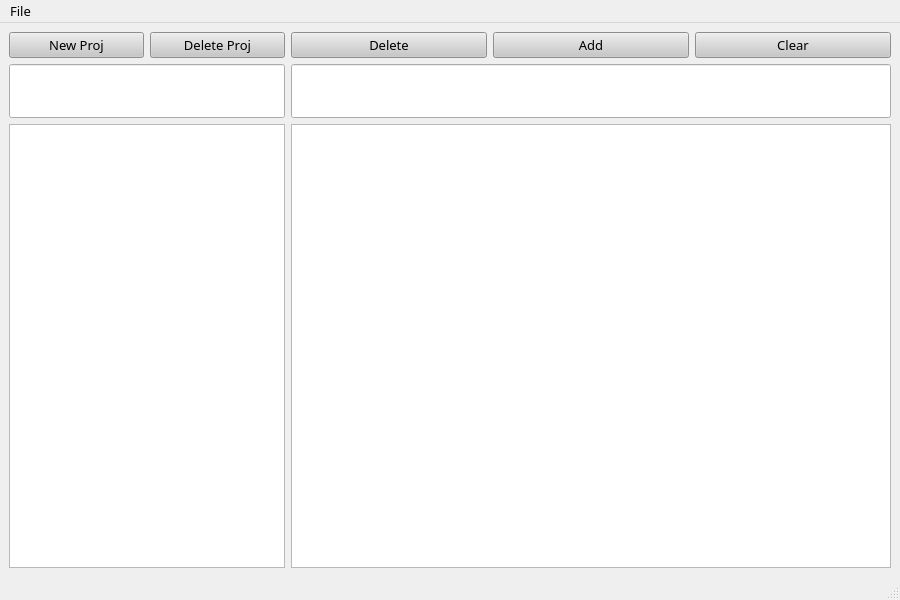
<?xml version="1.0" encoding="UTF-8"?>
<ui version="4.0">
 <class>TodoList_App</class>
 <widget class="QMainWindow" name="TodoList_App">
  <property name="geometry">
   <rect>
    <x>0</x>
    <y>0</y>
    <width>900</width>
    <height>600</height>
   </rect>
  </property>
  <property name="minimumSize">
   <size>
    <width>900</width>
    <height>600</height>
   </size>
  </property>
  <property name="font">
   <font>
    <family>Fira Code</family>
    <pointsize>10</pointsize>
   </font>
  </property>
  <property name="windowTitle">
   <string>MainWindow</string>
  </property>
  <widget class="QWidget" name="centralwidget">
   <layout class="QGridLayout" name="gridLayout_2">
    <item row="2" column="0" rowspan="2" colspan="2">
     <widget class="QLineEdit" name="lineEdit_LineProj">
      <property name="sizePolicy">
       <sizepolicy hsizetype="Minimum" vsizetype="Minimum">
        <horstretch>0</horstretch>
        <verstretch>0</verstretch>
       </sizepolicy>
      </property>
      <property name="minimumSize">
       <size>
        <width>174</width>
        <height>54</height>
       </size>
      </property>
      <property name="font">
       <font>
        <family>Fira Code</family>
        <pointsize>12</pointsize>
       </font>
      </property>
     </widget>
    </item>
    <item row="0" column="3">
     <widget class="QPushButton" name="pushButton_AddItem">
      <property name="sizePolicy">
       <sizepolicy hsizetype="Minimum" vsizetype="Minimum">
        <horstretch>0</horstretch>
        <verstretch>0</verstretch>
       </sizepolicy>
      </property>
      <property name="minimumSize">
       <size>
        <width>75</width>
        <height>24</height>
       </size>
      </property>
      <property name="font">
       <font>
        <family>Fira Code SemiBold</family>
        <pointsize>10</pointsize>
       </font>
      </property>
      <property name="styleSheet">
       <string notr="true">background-color: rgb(199, 199, 199);</string>
      </property>
      <property name="text">
       <string>Add</string>
      </property>
     </widget>
    </item>
    <item row="0" column="1">
     <widget class="QPushButton" name="pushButton_DeleteProj">
      <property name="sizePolicy">
       <sizepolicy hsizetype="Minimum" vsizetype="Minimum">
        <horstretch>0</horstretch>
        <verstretch>0</verstretch>
       </sizepolicy>
      </property>
      <property name="minimumSize">
       <size>
        <width>96</width>
        <height>24</height>
       </size>
      </property>
      <property name="font">
       <font>
        <family>Fira Code SemiBold</family>
        <pointsize>10</pointsize>
       </font>
      </property>
      <property name="styleSheet">
       <string notr="true">background-color: rgb(199, 199, 199);</string>
      </property>
      <property name="text">
       <string>Delete Proj</string>
      </property>
     </widget>
    </item>
    <item row="0" column="0">
     <widget class="QPushButton" name="pushButton_NewProj">
      <property name="sizePolicy">
       <sizepolicy hsizetype="Minimum" vsizetype="Fixed">
        <horstretch>0</horstretch>
        <verstretch>0</verstretch>
       </sizepolicy>
      </property>
      <property name="minimumSize">
       <size>
        <width>96</width>
        <height>24</height>
       </size>
      </property>
      <property name="font">
       <font>
        <family>Fira Code SemiBold</family>
        <pointsize>10</pointsize>
       </font>
      </property>
      <property name="styleSheet">
       <string notr="true">background-color: rgb(199, 199, 199);</string>
      </property>
      <property name="text">
       <string>New Proj</string>
      </property>
     </widget>
    </item>
    <item row="4" column="0" colspan="2">
     <widget class="QListWidget" name="listWidget_ProjList"/>
    </item>
    <item row="0" column="2">
     <widget class="QPushButton" name="pushButton_DeleteItem">
      <property name="sizePolicy">
       <sizepolicy hsizetype="Minimum" vsizetype="Fixed">
        <horstretch>0</horstretch>
        <verstretch>0</verstretch>
       </sizepolicy>
      </property>
      <property name="minimumSize">
       <size>
        <width>75</width>
        <height>24</height>
       </size>
      </property>
      <property name="font">
       <font>
        <family>Fira Code SemiBold</family>
        <pointsize>10</pointsize>
       </font>
      </property>
      <property name="styleSheet">
       <string notr="true">background-color: rgb(199, 199, 199);</string>
      </property>
      <property name="text">
       <string>Delete</string>
      </property>
     </widget>
    </item>
    <item row="0" column="4">
     <widget class="QPushButton" name="pushButton_clear">
      <property name="font">
       <font>
        <family>Fira Code SemiBold</family>
        <pointsize>10</pointsize>
       </font>
      </property>
      <property name="styleSheet">
       <string notr="true">background-color: rgb(199, 199, 199);</string>
      </property>
      <property name="text">
       <string>Clear</string>
      </property>
     </widget>
    </item>
    <item row="2" column="2" rowspan="2" colspan="3">
     <widget class="QLineEdit" name="lineEdit_LineItem">
      <property name="sizePolicy">
       <sizepolicy hsizetype="Minimum" vsizetype="Minimum">
        <horstretch>0</horstretch>
        <verstretch>0</verstretch>
       </sizepolicy>
      </property>
      <property name="minimumSize">
       <size>
        <width>525</width>
        <height>54</height>
       </size>
      </property>
      <property name="font">
       <font>
        <family>Fira Code</family>
        <pointsize>12</pointsize>
       </font>
      </property>
     </widget>
    </item>
    <item row="4" column="2" colspan="3">
     <widget class="QListWidget" name="listWidget_ItemList">
      <property name="sizePolicy">
       <sizepolicy hsizetype="Minimum" vsizetype="Minimum">
        <horstretch>0</horstretch>
        <verstretch>0</verstretch>
       </sizepolicy>
      </property>
      <property name="minimumSize">
       <size>
        <width>600</width>
        <height>100</height>
       </size>
      </property>
      <property name="font">
       <font>
        <family>Fira Code</family>
        <pointsize>12</pointsize>
       </font>
      </property>
     </widget>
    </item>
   </layout>
  </widget>
  <widget class="QMenuBar" name="menubar">
   <property name="geometry">
    <rect>
     <x>0</x>
     <y>0</y>
     <width>900</width>
     <height>22</height>
    </rect>
   </property>
   <widget class="QMenu" name="menuFile">
    <property name="title">
     <string>File</string>
    </property>
    <addaction name="actionSave"/>
   </widget>
   <addaction name="menuFile"/>
  </widget>
  <widget class="QStatusBar" name="statusbar"/>
  <action name="actionSave">
   <property name="text">
    <string>Save</string>
   </property>
   <property name="shortcut">
    <string>Ctrl+S</string>
   </property>
  </action>
 </widget>
 <resources/>
 <connections/>
</ui>
